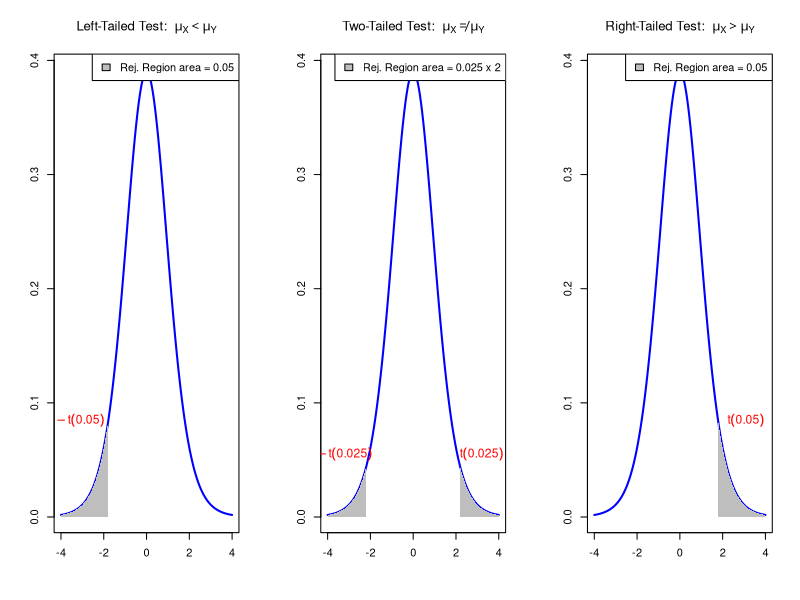
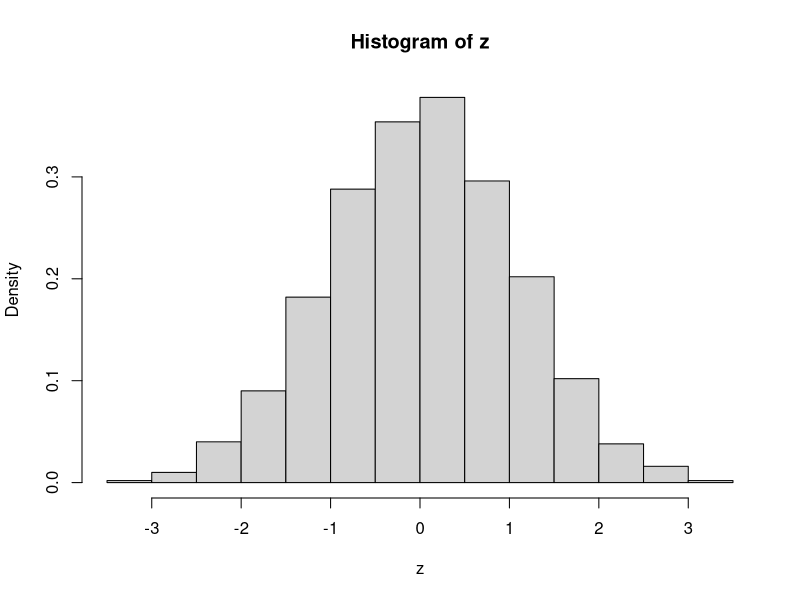
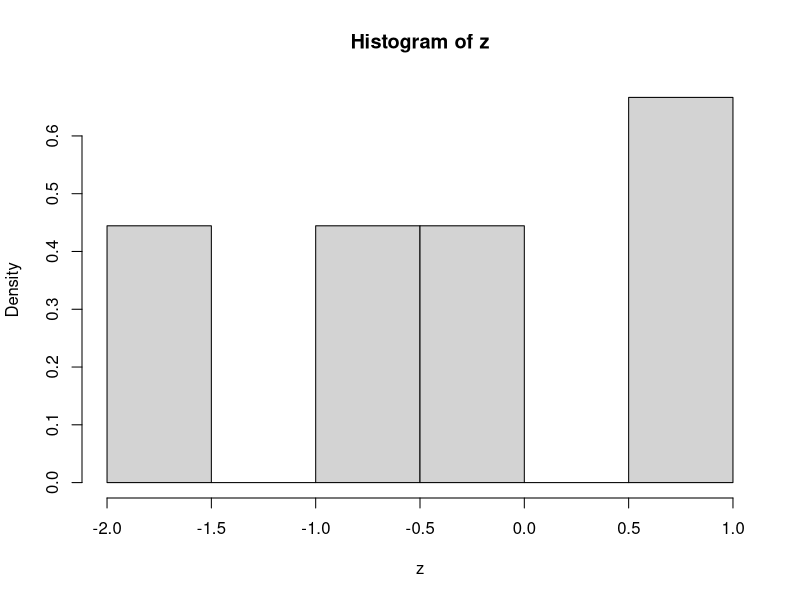
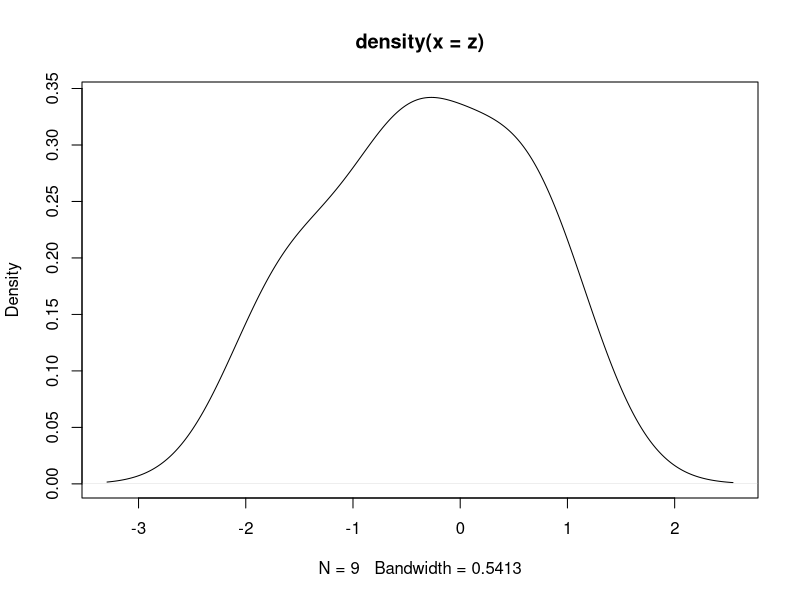
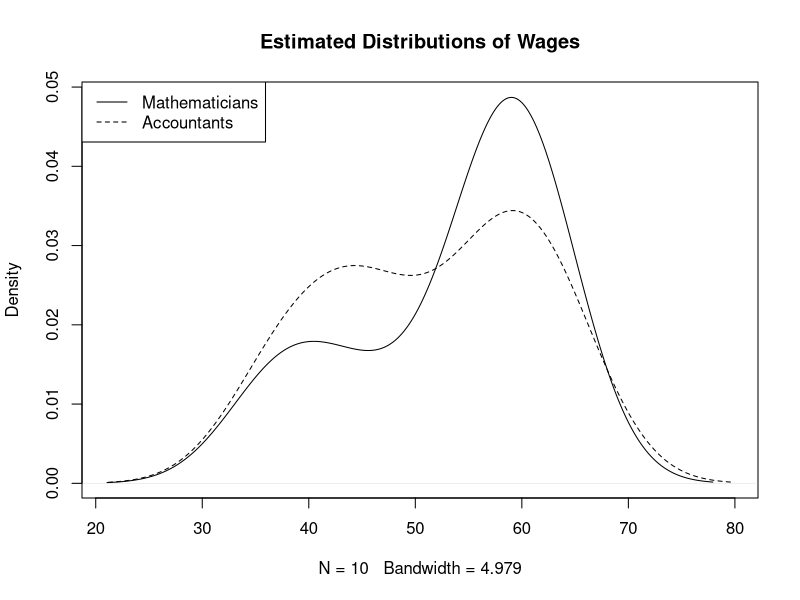
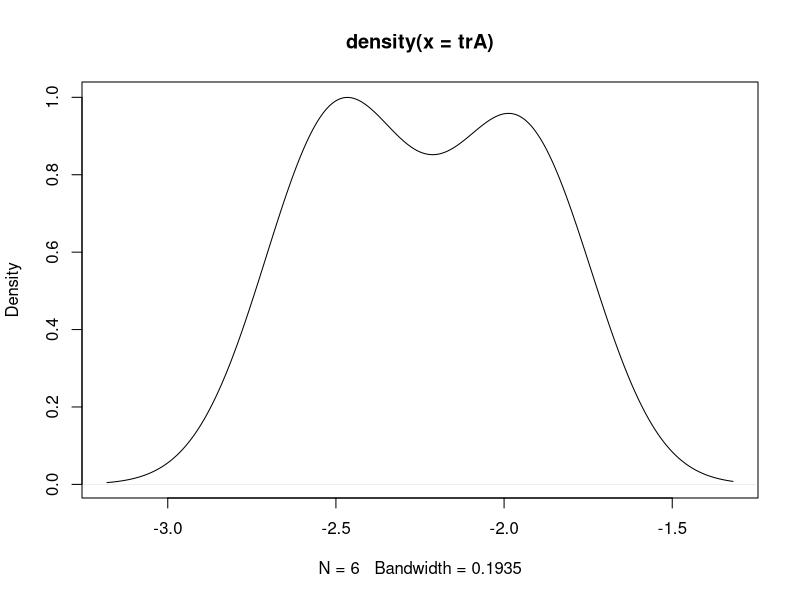
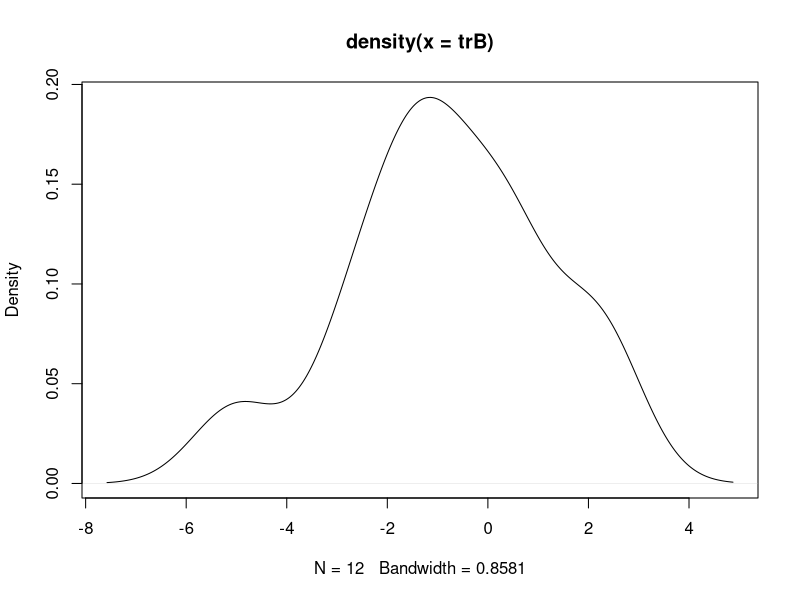

Write the R code that produced these figures, in order.
## ---- chunk 1
#| echo: true
seq(1, 11, length.out = 6)
## ---- chunk 2
#| echo: true
seq(1, 11, 6)
## ---- chunk 3
my_mean <- function(vector = x) {
  
  mean_of_x <- sum(x) / length(x)
  
  return(mean_of_x)  
}

# Generate a random vector of 1000 entries from N(0,1)
x <- rnorm(1000)

# Compute mean of x with my_mean
xbar <- my_mean(x)

# Compute mean of x with built in function mean
xbar_check <- mean(x)
  
cat("Mean of x computed with my_mean is:", xbar)
cat("Mean of x computed with R mean is:", xbar_check)
cat("They coincide!")
## ---- chunk 4
#| echo: true
x <- c("Red", "Green", "Blue")
print(x)
## ---- chunk 5
#| echo: true
x <- c('Red', 'Green', 'Blue')
print(x)
## ---- chunk 6
x <- c("Red", "Green", "Blue")
print(x)
cat(x)
## ---- chunk 7
y <- c("Red Green", "Blue")
print(y)
cat(y)
## ---- chunk 8
#| echo: true

# Create logical vector
x <- c(T, T, F, T, NA)

# Print the logical vector
print(x)
## ---- chunk 9
# Generate a vector containing sequence 1 to 8
x <- seq(from = 1 , to = 8, by = 1)

# Generate vector of flags for entries strictly above 5
y <- ( x > 5 )

cat("Vector x is: (", x, ")")
cat("Entries above 5 are: (", y, ")")
## ---- chunk 10
#| echo: true
T + T
T + F
## ---- chunk 11
#| echo: true
F + F
F + T + 3
## ---- chunk 12
# Generate vector with 1000 normal entries
x <- rnorm(1000)

# Generate logical vector of entries above 0
y <- (x > 0)

# Count entries above zero
above_zero <- sum(y)

cat("Number of entries which are above the average 0 is", above_zero)
cat("This is pretty close to 500!")
## ---- chunk 13
#| echo: true

2 * NA
NA + NA
T + NA
## ---- chunk 14
#| echo: true

vector <- c("Cat", "Dog", "Mouse")

second_element <- vector[2]           # Access 2nd entry of vector

print(second_element)
## ---- chunk 15
#| echo: true

vector <- c("Cat", "Dog", "Mouse")

# We replace 2nd entry of vector with string "Horse"
vector[2] <- "Horse"

print(vector)
## ---- chunk 16
#| echo: true

vector <- c(11, 22, 33, 44, 55, 66, 77, 88, 99, 100)

# We store 1st, 3rd, 5th entries of vector in slice
slice <- vector[c(1, 3, 5)]   

print(slice)

## ---- chunk 17
#| echo: true

vector <- c(11, 22, 33, 44, 55, 66, 77, 88, 99, 100)

# We store 2nd to 7th entries of vector in slice
slice <- vector[2:7]

print(slice)
## ---- chunk 18
# Create a vector x
x <- c(11, 22, 33, 44, 55, 66, 77, 88, 99, 100)

# Print vector x
cat("Vector x is:", x)

# Delete 2nd, 3rd and 7th entries of x
x <- x[ -c(2, 3, 7) ]

# Print x again
cat("Vector x with 2nd, 3rd and 7th entries removed:", x)
## ---- chunk 19
# Create numeric vector x
x <- c(5, -2.3, 4, 4, 4, 6, 8, 10, 40221, -8)

# Get negative components from x and store them in neg_x
neg_x <- x[ x < 0 ]

cat("Vector x is:", x)
cat("Negative components of x are:", neg_x)
## ---- chunk 20
# Create numeric vector
x <- c(5, -2.3, 4, 4, 4, 6, 8, 10, 40221, -8)

# Get components between 0 and 100
range_x <- x[ (x > 0) & (x < 100) ]

cat("Vector x is:", x)
cat("Components of x between 0 and 100 are:", range_x)
## ---- chunk 21
# Create a logical flag vector
flag <- c(T, F, F, T, F)

# Indices for  flag which
true_flag <- which(flag)

cat("Flag vector is:", flag)
cat("Positions for which Flag is TRUE are:", true_flag)
## ---- chunk 22
# Create numeric vector x
x <- c(5, -2.3, 4, 4, 4, 6, 8, 10, 40221, -8)

# Print x
cat("Vector x is:", x)

# Flag positive components of x
flag_pos_x <- (x > 0)

# Remove positive components from x
 x <- x[ -which(flag_pos_x) ]

# Print x again
cat("Vector x with positive components removed:", x)
## ---- chunk 23
#| echo: true

# Generate a vector of values 1, 2, 3, 4, 5
x <- c(1, 2, 3, 4, 5)

# Print the vector
print(x)
## ---- chunk 24
#| echo: true

# Create 2 vectors
x <- c(1, 2, 3, 4, 5)
y <- c(6, 7, 8)

# Concatenate vectors x and y, and also add element 9
z <- c(x, y, 9)

# Print the resulting vector
print(z)
## ---- chunk 25
#| echo: true

# We specify a vector with 3 named entries
x <- c(first = "Red", second = "Green", third = "Blue")

# Print the named vector
print(x)
## ---- chunk 26
# Create named vector
x <- c(first = "Red", second = "Green", third = "Blue")

# Names of componenents of x are accessed via names(x)
names_x <- names(x)

# Values of componenents of x are accessed via unname(x)
values_x <- unname(x)

cat("Names of x are:", names(x))
cat("Values of x are:", unname(x))
## ---- chunk 27
#| echo: true

c(FALSE, 2)        # Converts FALSE to 0
## ---- chunk 28
#| echo: true

c(pi, "stats")     # Converts pi to string 

## ---- chunk 29
#| echo: true

c(TRUE, "stats")   # Converts TRUE to string
## ---- chunk 30
#| echo: true

# The following generates a vector of integers from 1 to 6
x <- seq(1, 6)

print(x)
## ---- chunk 31
# Generate two vectors of integers from 1 to 6
x <- seq(1, 6)
y <- 1:6

cat("Vector x is:", x)
cat("Vector y is:", y)
cat("They are the same!")
## ---- chunk 32
# Create a vector with 3 components
x <- c(2, 1, 3)

# Repeats 4 times the vector x
y <- rep(x, 4)

cat("Original vector is:", x)
cat("Original vector repeated 4 times:", y)
## ---- chunk 33
x <- c(2, 1, 3)         # Vector to replicate
y <- c(1, 2, 3)         # Vector saying how to replicate 

z <- rep(x, y)          # 1st entry of x is replicated 1 time
                        # 2nd entry of x is replicated 2 times
                        # 3rd entry of x is replicated 3 times

cat("Original vector is:", x)
cat("Original vector repeated is:", z)
## ---- chunk 34
#| echo: true

x <- c("Cat", "Dog")     # Vector to replicate

y <- rep(x, c(3, 4))     # 1st entry of x is replicated 3 times
                         # 2nd entry of x is replicated 4 times

cat("Vector of labels is:", y)
## ---- chunk 35
# Degrees of freedom
df <- 11

# Values for x-axis
x <- seq(-4, 4, length.out = 1000)

# Calculate PDF of t-distribution
pdf <- dt(x, df)

# Set layout for 3 plots side by side
par(mfrow = c(1, 3))

# Left-tailed test
plot(x, pdf, type = "l", col = "blue", lwd = 2, xlab = "", ylab = "", main = expression("Left-Tailed Test: " ~ mu[X] < mu[Y]))
x_fill_left <- x[x <= qt(0.05, df)]
y_fill_left <- pdf[x <= qt(0.05, df)]
polygon(c(x_fill_left, rev(x_fill_left)), c(y_fill_left, rep(0, length(y_fill_left))), col = "gray", border = NA)
text(qt(0.05, df) - 1.3, dt(qt(0.05, df), df) - 0.01, expression(-t(0.05)), pos = 3, col = "red", cex = 1.1)
legend("topright", legend = c("Rej. Region area = 0.05"), fill = "gray", cex = 1)

# Two-tailed test
plot(x, pdf, type = "l", col = "blue", lwd = 2, xlab = "", ylab = "", main = expression("Two-Tailed Test: " ~ mu[X] != mu[Y]))
x_fill_left <- x[x <= qt(0.025, df)]
y_fill_left <- pdf[x <= qt(0.025, df)]
polygon(c(x_fill_left, rev(x_fill_left)), c(y_fill_left, rep(0, length(y_fill_left))), col = "gray", border = NA)

x_fill_right <- x[x >= qt(0.975, df)]
y_fill_right <- pdf[x >= qt(0.975, df)]
polygon(c(x_fill_right, rev(x_fill_right)), c(y_fill_right, rep(0, length(y_fill_right))), col = "gray", border = NA)

text(qt(0.025, df) - 1.0, dt(qt(0.025, df), df) + 0.0, expression(-t(0.025)), pos = 3, col = "red", cex = 1.1)
text(qt(0.975, df) + 1.0, dt(qt(0.975, df), df) + 0.0, expression(t(0.025)), pos = 3, col = "red", cex = 1.1)
legend("topright", legend = c("Rej. Region area = 0.025 x 2"), fill = "gray", cex = 1)

# Right-tailed test
plot(x, pdf, type = "l", col = "blue", lwd = 2, xlab = "", ylab = "", main = expression("Right-Tailed Test: " ~ mu[X] > mu[Y]))
x_fill_right <- x[x >= qt(0.95, df)]
y_fill_right <- pdf[x >= qt(0.95, df)]
polygon(c(x_fill_right, rev(x_fill_right)), c(y_fill_right, rep(0, length(y_fill_right))), col = "gray", border = NA)
text(qt(0.95, df) + 1.3, dt(qt(0.95, df), df) - 0.01, expression(t(0.05)), pos = 3, col = "red", cex = 1.1)
legend("topright", legend = c("Rej. Region area = 0.05"), fill = "gray", cex = 1)

# Reset layout
par(mfrow = c(1, 1))
## ---- chunk 36
# Enter Wages data in 2 vectors using function c()

mathematicians <- c(36, 40, 46, 54, 57, 58, 59, 60, 62, 63)
accountants <- c(37, 37, 42, 44, 46, 48, 54, 56, 59, 60, 60, 64, 64)


# Perform two-sample t-test with null hypothesis mu_X = mu_Y
# Specify that populations have same variance
# Store result of t.test in answer

answer <- t.test(mathematicians, accountants, var.equal = TRUE)


# Print answer
print(answer)
## ---- chunk 37
# Enter Wages data in 2 vectors using function c()

mathematicians <- c(36, 40, 46, 54, 57, 58, 59, 60, 62, 63)
accountants <- c(37, 37, 42, 44, 46, 48, 54, 56, 59, 60, 60, 64, 64)


# Perform two-sample t-test with null hypothesis mu_X = mu_Y
# Specify that populations have same variance
# Store result of t.test in answer

answer <- t.test(mathematicians, accountants, var.equal = TRUE)


# Print answer
print(answer)
## ---- chunk 38
# Enter Wages data in 2 vectors using function c()

mathematicians <- c(36, 40, 46, 54, 57, 58, 59, 60, 62, 63)
accountants <- c(37, 37, 42, 44, 46, 48, 54, 56, 59, 60, 60, 64, 64)


# Perform two-sample t-test with null hypothesis mu_X = mu_Y
# Specify that populations have same variance
# Store result of t.test in answer

answer <- t.test(mathematicians, accountants, var.equal = TRUE)


# Print answer
print(answer)
## ---- chunk 39
# Enter Wages data in 2 vectors using function c()

mathematicians <- c(36, 40, 46, 54, 57, 58, 59, 60, 62, 63)
accountants <- c(37, 37, 42, 44, 46, 48, 54, 56, 59, 60, 60, 64, 64)


# Perform two-sample t-test with null hypothesis mu_X = mu_Y
# Specify that populations have same variance
# Store result of t.test in answer

answer <- t.test(mathematicians, accountants, var.equal = TRUE)


# Print answer
print(answer)
## ---- chunk 40
# Enter Wages data in 2 vectors using function c()

mathematicians <- c(36, 40, 46, 54, 57, 58, 59, 60, 62, 63)
accountants <- c(37, 37, 42, 44, 46, 48, 54, 56, 59, 60, 60, 64, 64)


# Perform two-sample t-test with null hypothesis mu_X = mu_Y
# Specify that populations have same variance
# Store result of t.test in answer

answer <- t.test(mathematicians, accountants, var.equal = TRUE)


# Print answer
print(answer)
## ---- chunk 41
# Enter Wages data in 2 vectors using function c()

mathematicians <- c(36, 40, 46, 54, 57, 58, 59, 60, 62, 63)
accountants <- c(37, 37, 42, 44, 46, 48, 54, 56, 59, 60, 60, 64, 64)


# Perform two-sample t-test with null hypothesis mu_X = mu_Y
# Specify that populations have same variance
# Store result of t.test in answer

answer <- t.test(mathematicians, accountants, var.equal = TRUE)


# Print answer
print(answer)
## ---- chunk 42
#| echo: true
z <- rnorm(1000)                # Sample 1000 times from N(0,1) 
hist(z, probability = TRUE)     # Plot histogram, with area scaled to 1
## ---- chunk 43
#| echo: true
z <- c(-0.78, -1.67, -0.38,  0.92, -0.58,  
       0.61, -1.62, -0.06, 0.52)           # Random from N(0,1)
hist(z, probability = TRUE)                # Histogram not normal
## ---- chunk 44
#| echo: true
z <- c(-0.78, -1.67, -0.38,  0.92, -0.58,  
       0.61, -1.62, -0.06, 0.52)           # Random from N(0,1)
dz <- density(z)                           # Estimate the density of z
plot(dz)                                   # Plot the estimated density
## ---- chunk 45
# Enter the Wages data
mathematicians <- c(36, 40, 46, 54, 57, 58, 59, 60, 62, 63)
accountants <- c(37, 37, 42, 44, 46, 48, 54, 56, 59, 60, 60, 64, 64)

# Compute the estimated distributions
d.math <- density(mathematicians)
d.acc <- density(accountants)

# Plot the estimated distributions

plot(d.math,                                    # Plot d.math
     xlim = range(c(d.math$x, d.acc$x)),        # Set x-axis range
     ylim = range(c(d.math$y, d.acc$y)),        # Set y-axis range
     main = "Estimated Distributions of Wages") # Add title to plot
lines(d.acc,                                    # Layer plot of d.acc
      lty = 2)                                  # Use different line style
         
legend("topleft",                               # Add legend at top-left
       legend = c("Mathematicians",             # Labels for legend
                  "Accountants"), 
       lty = c(1, 2))                           # Assign curves to legend          
## ---- chunk 46
# Enter Wages data in 2 vectors using function c()

mathematicians <- c(36, 40, 46, 54, 57, 58, 59, 60, 62, 63)
accountants <- c(37, 37, 42, 44, 46, 48, 54, 56, 59, 60, 60, 64, 64)


# Perform Welch two-sample t-test with null hypothesis mu_X = mu_Y
# Store result of t.test in answer

answer <- t.test(mathematicians, accountants)


# Print answer
print(answer)
## ---- chunk 47
# Enter Wages data in 2 vectors using function c()

mathematicians <- c(36, 40, 46, 54, 57, 58, 59, 60, 62, 63)
accountants <- c(37, 37, 42, 44, 46, 48, 54, 56, 59, 60, 60, 64, 64)


# Perform Welch two-sample t-test with null hypothesis mu_X = mu_Y
# Store result of t.test in answer

answer <- t.test(mathematicians, accountants)


# Print answer
print(answer)
## ---- chunk 48
# Enter Wages data in 2 vectors using function c()

mathematicians <- c(36, 40, 46, 54, 57, 58, 59, 60, 62, 63)
accountants <- c(37, 37, 42, 44, 46, 48, 54, 56, 59, 60, 60, 64, 64)


# Perform Welch two-sample t-test with null hypothesis mu_X = mu_Y
# Store result of t.test in answer

answer <- t.test(mathematicians, accountants)


# Print answer
print(answer)
## ---- chunk 49
#| echo: true
# Enter changes in Blood pressure data

trA <- c(-1.9, -2.5, -2.1, -2.4, -2.6, -1.9)
trB <- c(-1.1, -0.9, -1.4, 0.2, 0.3, 0.6, -5,
         -2.4, -1.5, 2.3, -2.8, 2.1)

cat("Mean of Treatment A:", mean(trA), "Mean of Treatment B:", mean(trB))
## ---- chunk 50
# Enter changes in Blood pressure data
trA <- c(-1.9, -2.5, -2.1, -2.4, -2.6, -1.9)

# Plot the estimated distribution
plot(density(trA))    
## ---- chunk 51
# Enter changes in Blood pressure data
trB <- c(-1.1, -0.9, -1.4, 0.2, 0.3, 0.6, -5,
         -2.4, -1.5, 2.3, -2.8, 2.1)

# Plot the estimated distribution
plot(density(trB))
       
## ---- chunk 52
# Enter changes in Blood pressure data
trA <- c(-1.9, -2.5, -2.1, -2.4, -2.6, -1.9)
trB <- c(-1.1, -0.9, -1.4, 0.2, 0.3, 0.6, -5,
         -2.4, -1.5, 2.3, -2.8, 2.1)

# Perform Welch t-test and retrieve p-value

ans <- t.test(trA, trB, alt = "less", var.equal = F) 
ans$p.value
## ---- chunk 53
# Enter changes in Blood pressure data
trA <- c(-1.9, -2.5, -2.1, -2.4, -2.6, -1.9)
trB <- c(-1.1, -0.9, -1.4, 0.2, 0.3, 0.6, -5,
         -2.4, -1.5, 2.3, -2.8, 2.1)

# Perform two-sample t-test and retrieve p-value

ans <- t.test(trA, trB, alt = "less", var.equal = T) 
ans$p.value
## ---- chunk 54
#| echo: true
#| code-fold: true
#| code-summary: "Click here to see the code I used"

# Set seed for random generation
# This way you always get the same random numbers when
# you run this code
set.seed(21) 

repeat {
  # Generate random samples
  x <- rnorm(6, mean = -2, sd = 1)
  y <- rnorm(12, mean = -1.5, sd = 3)

  # Round x and y to 1 decimal point
  x <- round(x, 1)
  y <- round(y, 1)
  
  # Perform one-sided t-tests for alternative hypothesis mu_x < mu_y 
  ans_welch <- t.test(x, y, alt = "less", var.equal = F)
  ans_t_test <- t.test(x, y, alt = "less", var.equal = T)
   
  # Check that Welch test succeeds and two-sample test fails
  if (ans_welch$p.value < 0.05 && ans_t_test$p.value > 0.05) {
    cat("Data successfully generated!!!\n\n")
    cat("Synthetic Data TrA:", x, "\n")
    cat("Synthetic Data TrB:", y, "\n\n")
    cat("Welch t-test p-value:", ans_welch$p.value, "\n")
    cat("Two-sample t-test p-value:", ans_t_test$p.value)
    break
    }
}
## ---- chunk 55
#| echo: true

# Enter CCI data
score_2007 <- c(86, 86, 88, 90, 99, 97, 97, 96, 99, 97, 90, 90)
score_2009 <- c(24, 22, 21, 21, 19, 18, 17, 18, 21, 23, 22, 21)

# Perform paired t-test and print p-value
ans <- t.test(score_2007, score_2009, paired = T, alt = "greater")
ans$p.value
## ---- chunk 56
score_2007 <- c(86, 86, 88, 90, 99, 97, 97, 96, 99, 97, 90, 90)
score_2009 <- c(24, 22, 21, 21, 19, 18, 17, 18, 21, 23, 22, 21)
cor(score_2007, score_2009)
## ---- chunk 57
#| echo: true

# Enter tests data
method1 <- c(45.9, 57.6, 54.9, 38.7, 35.7, 39.2, 45.9, 43.2, 45.4, 54.8)
method2 <- c(48.2, 64.2, 56.8, 47.2, 43.7, 45.7, 53.0, 52.0, 45.1, 57.5)

# Perform paired t-test and print p-value
ans <- t.test(method1, method2, paired = T)
ans$p.value
## ---- chunk 58
method1 <- c(45.9, 57.6, 54.9, 38.7, 35.7, 39.2, 45.9, 43.2, 45.4, 54.8)
method2 <- c(48.2, 64.2, 56.8, 47.2, 43.7, 45.7, 53.0, 52.0, 45.1, 57.5)
cor(method1, method2) 
## ---- chunk 59
# Enter tests data
method1 <- c(45.9, 57.6, 54.9, 38.7, 35.7, 39.2, 45.9, 43.2, 45.4, 54.8)
method2 <- c(48.2, 64.2, 56.8, 47.2, 43.7, 45.7, 53.0, 52.0, 45.1, 57.5)

# Perform Welch t-test and print p-value
ans <- t.test(method1, method2, paired = F)       # paired = F is default
ans$p.val
